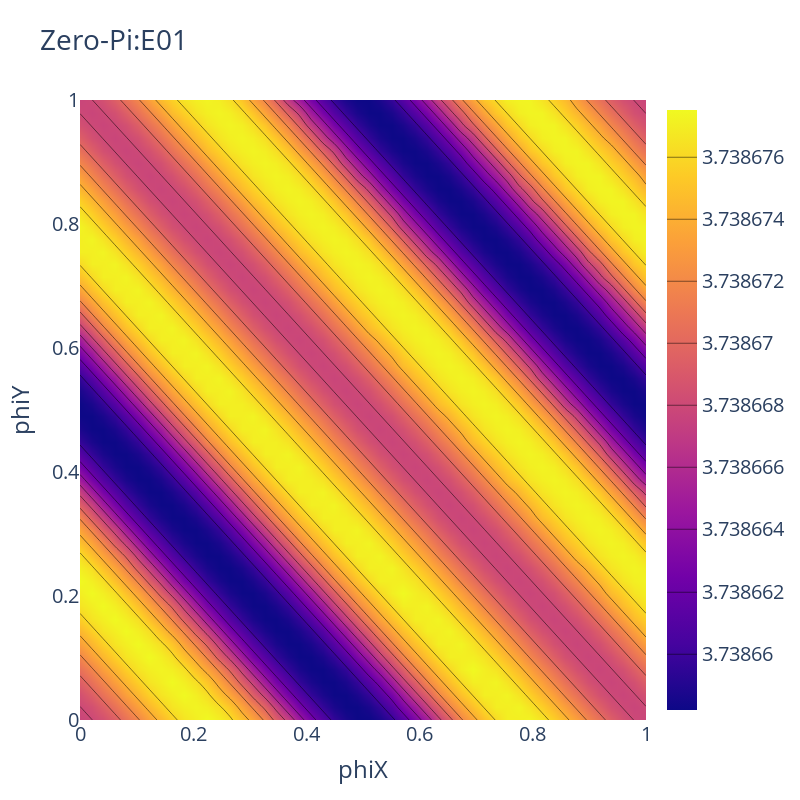

Notebook source saved alongside this figure:
### Code cell
utils.plotHeatmap(Ex1.reshape(Ny,Nx),PhiX,PhiY,'Zero-Pi:E01','phiX','phiY',size=(800,800),export='pdf')
